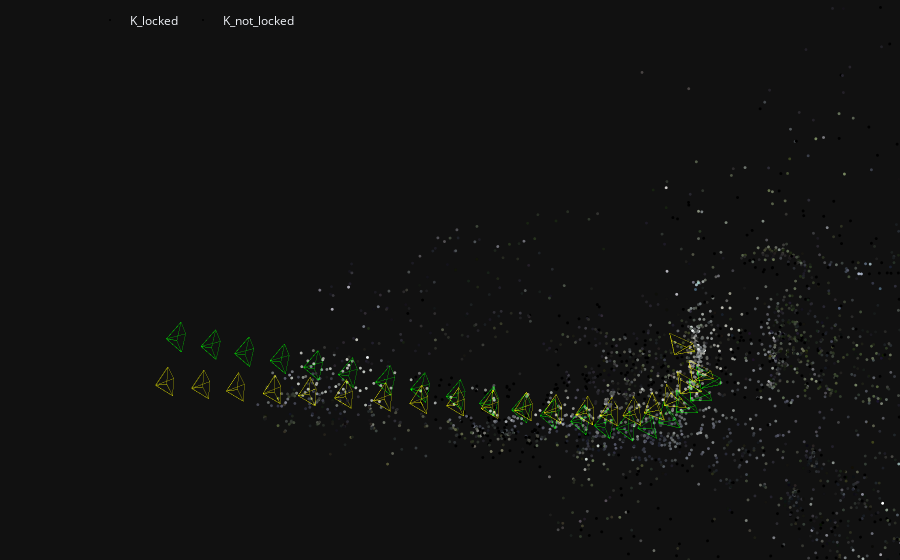

Write notebook code for a chart like this one.
### Markdown cell above
We now plot the reconstructions side-by-side. We can click on the legend entries to toggle them.

### Code cell
fig3d = init_figure()
args = dict(max_reproj_error=3.0, min_track_length=2, cs=1)
plot_reconstruction(fig3d, K_locked, color='rgba(0, 255, 0, 0.5)', name="K_locked", **args)
plot_reconstruction(fig3d, K_not_locked, color='rgba(255, 255, 0, 0.5)', name="K_not_locked", **args)

fig3d.show()

### Figure 1 — Plotly figure (JSON) as saved in the notebook; plotly's stock layout.template omitted (floating-point values rounded to 4 significant figures; data arrays with more than 128 entries replaced by an {"elided": "..."} marker saying what was removed)
{"data": [{"legendgroup": "K_locked", "marker": {"color": {"elided": "1663x3 int values"}, "line": {"width": 0}, "size": 1}, "mode": "markers", "name": "K_locked", "type": "scatter3d", "visible": true, "x": {"elided": "1663 float values"}, "y": {"elided": "1663 float values"}, "z": {"elided": "1663 float values"}}, {"hovertemplate": "Image:<br>\timage_id = 20<br>\tcamera_id = 1<br>\tname = masked_images/119_left.jpg<br>\ttriangulated = 96/1054<br>\ttvec = [ -2.6347 0.603014  -2.1205]<br>\tqvec = [  0.898082 -0.0188638   0.377128   0.225535]", "legendgroup": "K_locked", "line": {"color": "rgba(0, 255, 0, 0.5)", "width": 1}, "mode": "lines", "name": "20", "showlegend": false, "type": "scatter3d", "visible": true, "x": [-0.07292, -0.46, -0.1709, -0.07292, -0.1709, -0.06218, -0.07292, -0.06218, -0.3512, -0.07292, -0.3512, -0.46], "y": [-1.357, -1.346, -1.543, -1.357, -1.543, -1.294, -1.357, -1.294, -1.096, -1.357, -1.096, -1.346], "z": [3.155, 3.165, 3.48, 3.155, 3.48, 3.537, 3.155, 3.537, 3.222, 3.155, 3.222, 3.165]}, {"hovertemplate": "Image:<br>\timage_id = 19<br>\tcamera_id = 1<br>\tname = masked_images/118_left.jpg<br>\ttriangulated = 193/1094<br>\ttvec = [-2.17547 0.632003 -2.25057]<br>\tqvec = [  0.939626 -0.0245405   0.283987   0.189345]", "legendgroup": "K_locked", "line": {"color": "rgba(0, 255, 0, 0.5)", "width": 1}, "mode": "lines", "name": "19", "showlegend": false, "type": "scatter3d", "visible": true, "x": [0.2305, -0.1466, 0.2146, 0.2305, 0.2146, 0.3097, 0.2305, 0.3097, -0.05151, 0.2305, -0.05151, -0.1466], "y": [-1.252, -1.277, -1.451, -1.252, -1.451, -1.193, -1.252, -1.193, -1.019, -1.252, -1.019, -1.277], "z": [2.929, 3.013, 3.26, 2.929, 3.26, 3.303, 2.929, 3.303, 3.056, 2.929, 3.056, 3.013]}, {"hovertemplate": "Image:<br>\timage_id = 18<br>\tcamera_id = 1<br>\tname = masked_images/117_left.jpg<br>\ttriangulated = 247/1037<br>\ttvec = [-1.98707 0.624708 -2.05101]<br>\tqvec = [  0.956316 -0.0165943   0.243714   0.160585]", "legendgroup": "K_locked", "line": {"color": "rgba(0, 255, 0, 0.5)", "width": 1}, "mode": "lines", "name": "18", "showlegend": false, "type": "scatter3d", "visible": true, "x": [0.4947, 0.1285, 0.5192, 0.4947, 0.5192, 0.6023, 0.4947, 0.6023, 0.2116, 0.4947, 0.2116, 0.1285], "y": [-1.123, -1.168, -1.316, -1.123, -1.316, -1.053, -1.123, -1.053, -0.9043, -1.123, -0.9043, -1.168], "z": [2.653, 2.771, 2.988, 2.653, 2.988, 3.019, 2.653, 3.019, 2.802, 2.653, 2.802, 2.771]}, {"hovertemplate": "Image:<br>\timage_id = 17<br>\tcamera_id = 1<br>\tname = masked_images/116_left.jpg<br>\ttriangulated = 275/1026<br>\ttvec = [-1.42714 0.657338 -2.10031]<br>\tqvec = [  0.987824 -0.0214972   0.118827  0.0980877]", "legendgroup": "K_locked", "line": {"color": "rgba(0, 255, 0, 0.5)", "width": 1}, "mode": "lines", "name": "17", "showlegend": false, "type": "scatter3d", "visible": true, "x": [0.7334, 0.4173, 0.8659, 0.7334, 0.8659, 0.9184, 0.7334, 0.9184, 0.4698, 0.7334, 0.4698, 0.4173], "y": [-0.9682, -1.063, -1.157, -0.9682, -1.157, -0.884, -0.9682, -0.884, -0.7903, -0.9682, -0.7903, -1.063], "z": [2.325, 2.528, 2.636, 2.325, 2.636, 2.655, 2.325, 2.655, 2.546, 2.325, 2.546, 2.528]}, {"hovertemplate": "Image:<br>\timage_id = 16<br>\tcamera_id = 1<br>\tname = masked_images/115_left.jpg<br>\ttriangulated = 292/882<br>\ttvec = [-0.731398  0.623942  -2.07614]<br>\tqvec = [  0.998246 -0.0280255 -0.0394399  0.0341174]", "legendgroup": "K_locked", "line": {"color": "rgba(0, 255, 0, 0.5)", "width": 1}, "mode": "lines", "name": "16", "showlegend": false, "type": "scatter3d", "visible": true, "x": [0.843, 0.6202, 1.089, 0.843, 1.089, 1.108, 0.843, 1.108, 0.6397, 0.843, 0.6397, 0.6202], "y": [-0.7915, -0.9305, -0.9616, -0.7915, -0.9616, -0.6846, -0.7915, -0.6846, -0.6535, -0.7915, -0.6535, -0.9305], "z": [1.974, 2.259, 2.221, 1.974, 2.221, 2.236, 1.974, 2.236, 2.274, 1.974, 2.274, 2.259]}, {"hovertemplate": "Image:<br>\timage_id = 15<br>\tcamera_id = 1<br>\tname = masked_images/114_left.jpg<br>\ttriangulated = 361/983<br>\ttvec = [-0.364411  0.518542  -1.82993]<br>\tqvec = [   0.990966  -0.0285037   -0.130945 -0.00520071]", "legendgroup": "K_locked", "line": {"color": "rgba(0, 255, 0, 0.5)", "width": 1}, "mode": "lines", "name": "15", "showlegend": false, "type": "scatter3d", "visible": true, "x": [0.8288, 0.6731, 1.128, 0.8288, 1.128, 1.127, 0.8288, 1.127, 0.6723, 0.8288, 0.6723, 0.6731], "y": [-0.6121, -0.7702, -0.7618, -0.6121, -0.7618, -0.4842, -0.6121, -0.4842, -0.4926, -0.6121, -0.4926, -0.7702], "z": [1.64, 1.957, 1.835, 1.64, 1.835, 1.851, 1.64, 1.851, 1.973, 1.64, 1.973, 1.957]}, {"hovertemplate": "Image:<br>\timage_id = 14<br>\tcamera_id = 1<br>\tname = masked_images/113_left.jpg<br>\ttriangulated = 357/1056<br>\ttvec = [-0.255049     0.389  -1.49044]<br>\tqvec = [  0.986379 -0.0267943  -0.159085 -0.0320915]", "legendgroup": "K_locked", "line": {"color": "rgba(0, 255, 0, 0.5)", "width": 1}, "mode": "lines", "name": "14", "showlegend": false, "type": "scatter3d", "visible": true, "x": [0.7332, 0.6044, 1.05, 0.7332, 1.05, 1.035, 0.7332, 1.035, 0.5891, 0.7332, 0.5891, 0.6044], "y": [-0.4329, -0.6001, -0.5662, -0.4329, -0.5662, -0.2891, -0.4329, -0.2891, -0.3229, -0.4329, -0.3229, -0.6001], "z": [1.309, 1.633, 1.486, 1.309, 1.486, 1.504, 1.309, 1.504, 1.651, 1.309, 1.651, 1.633]}, {"hovertemplate": "Image:<br>\timage_id = 1<br>\tcamera_id = 1<br>\tname = masked_images/100_left.jpg<br>\ttriangulated = 172/1391<br>\ttvec = [-0.236785  -2.79381   5.41514]<br>\tqvec = [   0.98431 -0.0343604  -0.166336 -0.0477963]", "legendgroup": "K_locked", "line": {"color": "rgba(0, 255, 0, 0.5)", "width": 1}, "mode": "lines", "name": "1", "showlegend": false, "type": "scatter3d", "visible": true, "x": [-1.799, -1.918, -1.476, -1.799, -1.476, -1.499, -1.799, -1.499, -1.941, -1.799, -1.941, -1.918], "y": [3.08, 2.902, 2.952, 3.08, 2.952, 3.228, 3.08, 3.228, 3.179, 3.08, 3.179, 2.902], "z": [-4.946, -4.623, -4.776, -4.946, -4.776, -4.752, -4.946, -4.752, -4.6, -4.946, -4.6, -4.623]}, {"hovertemplate": "Image:<br>\timage_id = 2<br>\tcamera_id = 1<br>\tname = masked_images/101_left.jpg<br>\ttriangulated = 229/1257<br>\ttvec = [-0.258355  -2.52308   4.85955]<br>\tqvec = [  0.984192 -0.0358461  -0.165536 -0.0517663]", "legendgroup": "K_locked", "line": {"color": "rgba(0, 255, 0, 0.5)", "width": 1}, "mode": "lines", "name": "2", "showlegend": false, "type": "scatter3d", "visible": true, "x": [-1.586, -1.704, -1.262, -1.586, -1.262, -1.287, -1.586, -1.287, -1.729, -1.586, -1.729, -1.704], "y": [2.792, 2.613, 2.666, 2.792, 2.666, 2.942, 2.792, 2.942, 2.889, 2.792, 2.889, 2.613], "z": [-4.443, -4.12, -4.272, -4.443, -4.272, -4.248, -4.443, -4.248, -4.096, -4.443, -4.096, -4.12]}, {"hovertemplate": "Image:<br>\timage_id = 3<br>\tcamera_id = 1<br>\tname = masked_images/102_left.jpg<br>\ttriangulated = 226/1280<br>\ttvec = [-0.227638  -2.27634   4.31673]<br>\tqvec = [  0.984871 -0.0355416  -0.161388 -0.0521498]", "legendgroup": "K_locked", "line": {"color": "rgba(0, 255, 0, 0.5)", "width": 1}, "mode": "lines", "name": "3", "showlegend": false, "type": "scatter3d", "visible": true, "x": [-1.381, -1.502, -1.059, -1.381, -1.059, -1.084, -1.381, -1.084, -1.528, -1.381, -1.528, -1.502], "y": [2.514, 2.334, 2.388, 2.514, 2.388, 2.664, 2.514, 2.664, 2.61, 2.514, 2.61, 2.334], "z": [-3.955, -3.634, -3.782, -3.955, -3.782, -3.757, -3.955, -3.757, -3.609, -3.955, -3.609, -3.634]}, {"hovertemplate": "Image:<br>\timage_id = 4<br>\tcamera_id = 1<br>\tname = masked_images/103_left.jpg<br>\ttriangulated = 210/1386<br>\ttvec = [-0.17403 -2.01891  3.74231]<br>\tqvec = [  0.985821 -0.0342063   -0.15715 -0.0478679]", "legendgroup": "K_locked", "line": {"color": "rgba(0, 255, 0, 0.5)", "width": 1}, "mode": "lines", "name": "4", "showlegend": false, "type": "scatter3d", "visible": true, "x": [-1.176, -1.301, -0.8557, -1.176, -0.8557, -0.879, -1.176, -0.879, -1.324, -1.176, -1.324, -1.301], "y": [2.219, 2.042, 2.092, 2.219, 2.092, 2.368, 2.219, 2.368, 2.318, 2.219, 2.318, 2.042], "z": [-3.436, -3.115, -3.259, -3.436, -3.259, -3.236, -3.436, -3.236, -3.092, -3.436, -3.092, -3.115]}, {"hovertemplate": "Image:<br>\timage_id = 5<br>\tcamera_id = 1<br>\tname = masked_images/104_left.jpg<br>\ttriangulated = 185/1284<br>\ttvec = [-0.187642   -1.7693   3.20188]<br>\tqvec = [   0.98554 -0.0340666  -0.159305 -0.0466135]", "legendgroup": "K_locked", "line": {"color": "rgba(0, 255, 0, 0.5)", "width": 1}, "mode": "lines", "name": "5", "showlegend": false, "type": "scatter3d", "visible": true, "x": [-0.9816, -1.106, -0.6609, -0.9816, -0.6609, -0.6834, -0.9816, -0.6834, -1.128, -0.9816, -1.128, -1.106], "y": [1.944, 1.768, 1.816, 1.944, 1.816, 2.092, 1.944, 2.092, 2.044, 1.944, 2.044, 1.768], "z": [-2.945, -2.624, -2.77, -2.945, -2.77, -2.747, -2.945, -2.747, -2.601, -2.945, -2.601, -2.624]}, {"hovertemplate": "Image:<br>\timage_id = 6<br>\tcamera_id = 1<br>\tname = masked_images/105_left.jpg<br>\ttriangulated = 177/1321<br>\ttvec = [-0.215679  -1.51412   2.64062]<br>\tqvec = [  0.985005 -0.0333304  -0.162325 -0.0480104]", "legendgroup": "K_locked", "line": {"color": "rgba(0, 255, 0, 0.5)", "width": 1}, "mode": "lines", "name": "6", "showlegend": false, "type": "scatter3d", "visible": true, "x": [-0.7764, -0.8981, -0.4542, -0.7764, -0.4542, -0.4774, -0.7764, -0.4774, -0.9214, -0.7764, -0.9214, -0.8981], "y": [1.659, 1.482, 1.532, 1.659, 1.532, 1.808, 1.659, 1.808, 1.758, 1.659, 1.758, 1.482], "z": [-2.441, -2.118, -2.267, -2.441, -2.267, -2.245, -2.441, -2.245, -2.096, -2.441, -2.096, -2.118]}, {"hovertemplate": "Image:<br>\timage_id = 7<br>\tcamera_id = 1<br>\tname = masked_images/106_left.jpg<br>\ttriangulated = 210/1324<br>\ttvec = [-0.235096  -1.23232   2.03564]<br>\tqvec = [  0.984593 -0.0339657  -0.164248 -0.0494557]", "legendgroup": "K_locked", "line": {"color": "rgba(0, 255, 0, 0.5)", "width": 1}, "mode": "lines", "name": "7", "showlegend": false, "type": "scatter3d", "visible": true, "x": [-0.5502, -0.6702, -0.227, -0.5502, -0.227, -0.251, -0.5502, -0.251, -0.6942, -0.5502, -0.6942, -0.6702], "y": [1.352, 1.175, 1.226, 1.352, 1.226, 1.502, 1.352, 1.502, 1.451, 1.352, 1.451, 1.175], "z": [-1.894, -1.571, -1.722, -1.894, -1.722, -1.699, -1.894, -1.699, -1.548, -1.894, -1.548, -1.571]}, {"hovertemplate": "Image:<br>\timage_id = 8<br>\tcamera_id = 1<br>\tname = masked_images/107_left.jpg<br>\ttriangulated = 269/1390<br>\ttvec = [-0.222384  -0.97348   1.47339]<br>\tqvec = [  0.985171 -0.0337448  -0.161535 -0.0469609]", "legendgroup": "K_locked", "line": {"color": "rgba(0, 255, 0, 0.5)", "width": 1}, "mode": "lines", "name": "8", "showlegend": false, "type": "scatter3d", "visible": true, "x": [-0.3433, -0.4659, -0.02161, -0.3433, -0.02161, -0.04431, -0.3433, -0.04431, -0.4886, -0.3433, -0.4886, -0.4659], "y": [1.066, 0.889, 0.9377, 1.066, 0.9377, 1.214, 1.066, 1.214, 1.165, 1.066, 1.165, 0.889], "z": [-1.384, -1.062, -1.21, -1.384, -1.21, -1.187, -1.384, -1.187, -1.039, -1.384, -1.039, -1.062]}, {"hovertemplate": "Image:<br>\timage_id = 9<br>\tcamera_id = 1<br>\tname = masked_images/108_left.jpg<br>\ttriangulated = 264/1377<br>\ttvec = [-0.220331 -0.708594  0.900316]<br>\tqvec = [  0.985475 -0.0333554  -0.159946 -0.0462904]", "legendgroup": "K_locked", "line": {"color": "rgba(0, 255, 0, 0.5)", "width": 1}, "mode": "lines", "name": "9", "showlegend": false, "type": "scatter3d", "visible": true, "x": [-0.1356, -0.2595, 0.1854, -0.1356, 0.1854, 0.163, -0.1356, 0.163, -0.2819, -0.1356, -0.2819, -0.2595], "y": [0.7723, 0.5962, 0.6442, 0.7723, 0.6442, 0.9205, 0.7723, 0.9205, 0.8725, 0.7723, 0.8725, 0.5962], "z": [-0.8639, -0.542, -0.689, -0.8639, -0.689, -0.6666, -0.8639, -0.6666, -0.5196, -0.8639, -0.5196, -0.542]}, {"hovertemplate": "Image:<br>\timage_id = 10<br>\tcamera_id = 1<br>\tname = masked_images/109_left.jpg<br>\ttriangulated = 308/1325<br>\ttvec = [-0.234857 -0.461305  0.361011]<br>\tqvec = [  0.984953 -0.0320758  -0.162191 -0.0503238]", "legendgroup": "K_locked", "line": {"color": "rgba(0, 255, 0, 0.5)", "width": 1}, "mode": "lines", "name": "10", "showlegend": false, "type": "scatter3d", "visible": true, "x": [0.06387, -0.05715, 0.3866, 0.06387, 0.3866, 0.362, 0.06387, 0.362, -0.08183, 0.06387, -0.08183, -0.05715], "y": [0.5007, 0.324, 0.3755, 0.5007, 0.3755, 0.6517, 0.5007, 0.6517, 0.6001, 0.5007, 0.6001, 0.324], "z": [-0.3789, -0.05614, -0.2051, -0.3789, -0.2051, -0.183, -0.3789, -0.183, -0.03403, -0.3789, -0.03403, -0.05614]}, {"hovertemplate": "Image:<br>\timage_id = 11<br>\tcamera_id = 1<br>\tname = masked_images/110_left.jpg<br>\ttriangulated = 351/1196<br>\ttvec = [-0.237541 -0.221221 -0.161552]<br>\tqvec = [  0.984742 -0.0305728  -0.164256 -0.0486725]", "legendgroup": "K_locked", "line": {"color": "rgba(0, 255, 0, 0.5)", "width": 1}, "mode": "lines", "name": "11", "showlegend": false, "type": "scatter3d", "visible": true, "x": [0.2574, 0.1372, 0.5805, 0.2574, 0.5805, 0.5566, 0.2574, 0.5566, 0.1133, 0.2574, 0.1133, 0.1372], "y": [0.2378, 0.06257, 0.1124, 0.2378, 0.1124, 0.3887, 0.2378, 0.3887, 0.3388, 0.2378, 0.3388, 0.06257], "z": [0.09325, 0.4171, 0.2662, 0.09325, 0.2662, 0.2874, 0.09325, 0.2874, 0.4383, 0.09325, 0.4383, 0.4171]}, {"hovertemplate": "Image:<br>\timage_id = 12<br>\tcamera_id = 1<br>\tname = masked_images/111_left.jpg<br>\ttriangulated = 351/1266<br>\ttvec = [   -0.23833 -0.00997698   -0.620984]<br>\tqvec = [  0.984751 -0.0317857  -0.164803 -0.0457832]", "legendgroup": "K_locked", "line": {"color": "rgba(0, 255, 0, 0.5)", "width": 1}, "mode": "lines", "name": "12", "showlegend": false, "type": "scatter3d", "visible": true, "x": [0.427, 0.3062, 0.7496, 0.427, 0.7496, 0.7274, 0.427, 0.7274, 0.284, 0.427, 0.284, 0.3062], "y": [0.004398, -0.1705, -0.1231, 0.004398, -0.1231, 0.1533, 0.004398, 0.1533, 0.1059, 0.004398, 0.1059, -0.1705], "z": [0.5101, 0.8339, 0.6824, 0.5101, 0.6824, 0.704, 0.5101, 0.704, 0.8555, 0.5101, 0.8555, 0.8339]}, {"hovertemplate": "Image:<br>\timage_id = 13<br>\tcamera_id = 1<br>\tname = masked_images/112_left.jpg<br>\ttriangulated = 373/1325<br>\ttvec = [-0.243488  0.223148  -1.11377]<br>\tqvec = [  0.985307 -0.0277598  -0.162671 -0.0440191]", "legendgroup": "K_locked", "line": {"color": "rgba(0, 255, 0, 0.5)", "width": 1}, "mode": "lines", "name": "13", "showlegend": false, "type": "scatter3d", "visible": true, "x": [0.6068, 0.4841, 0.9283, 0.6068, 0.9283, 0.9067, 0.6068, 0.9067, 0.4625, 0.6068, 0.4625, 0.4841], "y": [-0.2436, -0.4155, -0.3704, -0.2436, -0.3704, -0.09382, -0.2436, -0.09382, -0.1389, -0.2436, -0.1389, -0.4155], "z": [0.9603, 1.285, 1.135, 0.9603, 1.135, 1.154, 0.9603, 1.154, 1.304, 0.9603, 1.304, 1.285]}, {"legendgroup": "K_not_locked", "marker": {"color": {"elided": "1849x3 int values"}, "line": {"width": 0}, "size": 1}, "mode": "markers", "name": "K_not_locked", "type": "scatter3d", "visible": true, "x": {"elided": "1849 float values"}, "y": {"elided": "1849 float values"}, "z": {"elided": "1849 float values"}}, {"hovertemplate": "Image:<br>\timage_id = 20<br>\tcamera_id = 1<br>\tname = masked_images/119_left.jpg<br>\ttriangulated = 164/1054<br>\ttvec = [-1.72837 0.846657 -2.57959]<br>\tqvec = [  0.914297 -0.0121194   0.368698   0.167258]", "legendgroup": "K_not_locked", "line": {"color": "rgba(255, 255, 0, 0.5)", "width": 1}, "mode": "lines", "name": "20", "showlegend": false, "type": "scatter3d", "visible": true, "x": [-0.8392, -1.225, -0.9075, -0.8392, -0.9075, -0.8251, -0.8392, -0.8251, -1.142, -0.8392, -1.142, -1.225], "y": [-1.082, -1.111, -1.26, -1.082, -1.26, -0.9977, -1.082, -0.9977, -0.8492, -1.082, -0.8492, -1.111], "z": [2.913, 2.933, 3.25, 2.913, 3.25, 3.29, 2.913, 3.29, 2.974, 2.913, 2.974, 2.933]}, {"hovertemplate": "Image:<br>\timage_id = 19<br>\tcamera_id = 1<br>\tname = masked_images/118_left.jpg<br>\ttriangulated = 276/1094<br>\ttvec = [-2.29932 0.627882 -2.24945]<br>\tqvec = [  0.921347 -0.0155899   0.354319   0.159172]", "legendgroup": "K_not_locked", "line": {"color": "rgba(255, 255, 0, 0.5)", "width": 1}, "mode": "lines", "name": "19", "showlegend": false, "type": "scatter3d", "visible": true, "x": [-0.05157, -0.4355, -0.1061, -0.05157, -0.1061, -0.02773, -0.05157, -0.02773, -0.3572, -0.05157, -0.3572, -0.4355], "y": [-1.106, -1.143, -1.287, -1.106, -1.287, -1.024, -1.106, -1.024, -0.88, -1.106, -0.88, -1.143], "z": [3.085, 3.117, 3.423, 3.085, 3.423, 3.462, 3.085, 3.462, 3.156, 3.085, 3.156, 3.117]}, {"hovertemplate": "Image:<br>\timage_id = 18<br>\tcamera_id = 1<br>\tname = masked_images/117_left.jpg<br>\ttriangulated = 318/1037<br>\ttvec = [-2.10791 0.625475  -2.0571]<br>\tqvec = [   0.940153 -0.00439939    0.314101    0.132036]", "legendgroup": "K_not_locked", "line": {"color": "rgba(255, 255, 0, 0.5)", "width": 1}, "mode": "lines", "name": "18", "showlegend": false, "type": "scatter3d", "visible": true, "x": [0.2476, -0.1296, 0.2327, 0.2476, 0.2327, 0.3008, 0.2476, 0.3008, -0.06144, 0.2476, -0.06144, -0.1296], "y": [-0.9792, -1.033, -1.152, -0.9792, -1.152, -0.884, -0.9792, -0.884, -0.7656, -0.9792, -0.7656, -1.033], "z": [2.837, 2.905, 3.183, 2.837, 3.183, 3.208, 2.837, 3.208, 2.93, 2.837, 2.93, 2.905]}, {"hovertemplate": "Image:<br>\timage_id = 17<br>\tcamera_id = 1<br>\tname = masked_images/116_left.jpg<br>\ttriangulated = 337/1026<br>\ttvec = [-1.54172 0.670443 -2.13161]<br>\tqvec = [   0.979234 -0.00139433    0.189402   0.0722933]", "legendgroup": "K_not_locked", "line": {"color": "rgba(255, 255, 0, 0.5)", "width": 1}, "mode": "lines", "name": "17", "showlegend": false, "type": "scatter3d", "visible": true, "x": [0.5293, 0.1916, 0.6247, 0.5293, 0.6247, 0.6638, 0.5293, 0.6638, 0.2308, 0.5293, 0.2308, 0.1916], "y": [-0.83, -0.927, -0.9941, -0.83, -0.9941, -0.7194, -0.83, -0.7194, -0.6524, -0.83, -0.6524, -0.927], "z": [2.53, 2.692, 2.867, 2.53, 2.867, 2.876, 2.53, 2.876, 2.701, 2.53, 2.701, 2.692]}, {"hovertemplate": "Image:<br>\timage_id = 16<br>\tcamera_id = 1<br>\tname = masked_images/115_left.jpg<br>\ttriangulated = 336/882<br>\ttvec = [-0.827213  0.646312  -2.13583]<br>\tqvec = [   0.999483 1.34884e-05   0.0296699   0.0123559]", "legendgroup": "K_not_locked", "line": {"color": "rgba(255, 255, 0, 0.5)", "width": 1}, "mode": "lines", "name": "16", "showlegend": false, "type": "scatter3d", "visible": true, "x": [0.6829, 0.4278, 0.8986, 0.6829, 0.8986, 0.9055, 0.6829, 0.9055, 0.4346, 0.6829, 0.4346, 0.4278], "y": [-0.6649, -0.7976, -0.8093, -0.6649, -0.8093, -0.5318, -0.6649, -0.5318, -0.5201, -0.6649, -0.5201, -0.7976], "z": [2.181, 2.44, 2.468, 2.181, 2.468, 2.468, 2.181, 2.468, 2.44, 2.181, 2.44, 2.44]}, {"hovertemplate": "Image:<br>\timage_id = 15<br>\tcamera_id = 1<br>\tname = masked_images/114_left.jpg<br>\ttriangulated = 384/983<br>\ttvec = [-0.445586  0.544996  -1.89945]<br>\tqvec = [  0.997675 0.00395353 -0.0636045 -0.0241349]", "legendgroup": "K_not_locked", "line": {"color": "rgba(255, 255, 0, 0.5)", "width": 1}, "mode": "lines", "name": "15", "showlegend": false, "type": "scatter3d", "visible": true, "x": [0.7087, 0.5164, 0.9839, 0.7087, 0.9839, 0.9703, 0.7087, 0.9703, 0.5029, 0.7087, 0.5029, 0.5164], "y": [-0.5023, -0.6492, -0.6267, -0.5023, -0.6267, -0.3494, -0.5023, -0.3494, -0.3719, -0.5023, -0.3719, -0.6492], "z": [1.83, 2.132, 2.072, 1.83, 2.072, 2.071, 1.83, 2.071, 2.131, 1.83, 2.131, 2.132]}, {"hovertemplate": "Image:<br>\timage_id = 14<br>\tcamera_id = 1<br>\tname = masked_images/113_left.jpg<br>\ttriangulated = 368/1056<br>\ttvec = [-0.330252  0.416795  -1.55755]<br>\tqvec = [   0.99439 0.00793716 -0.0929205 -0.0499135]", "legendgroup": "K_not_locked", "line": {"color": "rgba(255, 255, 0, 0.5)", "width": 1}, "mode": "lines", "name": "14", "showlegend": false, "type": "scatter3d", "visible": true, "x": [0.6515, 0.4852, 0.9465, 0.6515, 0.9465, 0.9185, 0.6515, 0.9185, 0.4572, 0.6515, 0.4572, 0.4852], "y": [-0.3433, -0.4976, -0.4515, -0.3433, -0.4515, -0.1753, -0.3433, -0.1753, -0.2215, -0.3433, -0.2215, -0.4976], "z": [1.472, 1.786, 1.698, 1.472, 1.698, 1.696, 1.472, 1.696, 1.784, 1.472, 1.784, 1.786]}, {"hovertemplate": "Image:<br>\timage_id = 1<br>\tcamera_id = 1<br>\tname = masked_images/100_left.jpg<br>\ttriangulated = 168/1391<br>\ttvec = [-0.311566  -2.82586   5.48737]<br>\tqvec = [  0.992681 0.00194459  -0.101199 -0.0658711]", "legendgroup": "K_not_locked", "line": {"color": "rgba(255, 255, 0, 0.5)", "width": 1}, "mode": "lines", "name": "1", "showlegend": false, "type": "scatter3d", "visible": true, "x": [-1.169, -1.325, -0.8671, -1.169, -0.8671, -0.9035, -1.169, -0.9035, -1.362, -1.169, -1.362, -1.325], "y": [2.748, 2.584, 2.645, 2.748, 2.645, 2.921, 2.748, 2.921, 2.859, 2.748, 2.859, 2.584], "z": [-5.411, -5.097, -5.192, -5.411, -5.192, -5.189, -5.411, -5.189, -5.094, -5.411, -5.094, -5.097]}, {"hovertemplate": "Image:<br>\timage_id = 2<br>\tcamera_id = 1<br>\tname = masked_images/101_left.jpg<br>\ttriangulated = 231/1257<br>\ttvec = [-0.332764  -2.54953   4.92209]<br>\tqvec = [   0.992482 0.000699408     -0.1004  -0.0699945]", "legendgroup": "K_not_locked", "line": {"color": "rgba(255, 255, 0, 0.5)", "width": 1}, "mode": "lines", "name": "2", "showlegend": false, "type": "scatter3d", "visible": true, "x": [-1.012, -1.167, -0.7096, -1.012, -0.7096, -0.7482, -1.012, -0.7482, -1.206, -1.012, -1.206, -1.167], "y": [2.495, 2.329, 2.394, 2.495, 2.394, 2.669, 2.495, 2.669, 2.604, 2.495, 2.604, 2.329], "z": [-4.857, -4.543, -4.638, -4.857, -4.638, -4.634, -4.857, -4.634, -4.54, -4.857, -4.54, -4.543]}, {"hovertemplate": "Image:<br>\timage_id = 3<br>\tcamera_id = 1<br>\tname = masked_images/102_left.jpg<br>\ttriangulated = 233/1280<br>\ttvec = [-0.300628   -2.2984   4.37193]<br>\tqvec = [   0.992873 0.000864854  -0.0961908  -0.0703509]", "legendgroup": "K_not_locked", "line": {"color": "rgba(255, 255, 0, 0.5)", "width": 1}, "mode": "lines", "name": "3", "showlegend": false, "type": "scatter3d", "visible": true, "x": [-0.8639, -1.021, -0.5631, -0.8639, -0.5631, -0.6019, -0.8639, -0.6019, -1.06, -0.8639, -1.06, -1.021], "y": [2.251, 2.085, 2.151, 2.251, 2.151, 2.425, 2.251, 2.425, 2.36, 2.251, 2.36, 2.085], "z": [-4.321, -4.009, -4.099, -4.321, -4.099, -4.096, -4.321, -4.096, -4.006, -4.321, -4.006, -4.009]}, {"hovertemplate": "Image:<br>\timage_id = 4<br>\tcamera_id = 1<br>\tname = masked_images/103_left.jpg<br>\ttriangulated = 198/1386<br>\ttvec = [-0.244637  -2.03785    3.7887]<br>\tqvec = [  0.993602 0.00198447 -0.0914582  -0.066225]", "legendgroup": "K_not_locked", "line": {"color": "rgba(255, 255, 0, 0.5)", "width": 1}, "mode": "lines", "name": "4", "showlegend": false, "type": "scatter3d", "visible": true, "x": [-0.7181, -0.88, -0.4202, -0.7181, -0.4202, -0.4569, -0.7181, -0.4569, -0.9167, -0.7181, -0.9167, -0.88], "y": [1.991, 1.827, 1.889, 1.991, 1.889, 2.164, 1.991, 2.164, 2.102, 1.991, 2.102, 1.827], "z": [-3.753, -3.442, -3.528, -3.753, -3.528, -3.526, -3.753, -3.526, -3.44, -3.753, -3.44, -3.442]}, {"hovertemplate": "Image:<br>\timage_id = 5<br>\tcamera_id = 1<br>\tname = masked_images/104_left.jpg<br>\ttriangulated = 243/1284<br>\ttvec = [-0.260277  -1.78113   3.23115]<br>\tqvec = [  0.993463 0.00187455 -0.0938341 -0.0649788]", "legendgroup": "K_not_locked", "line": {"color": "rgba(255, 255, 0, 0.5)", "width": 1}, "mode": "lines", "name": "5", "showlegend": false, "type": "scatter3d", "visible": true, "x": [-0.5787, -0.7396, -0.28, -0.5787, -0.28, -0.316, -0.5787, -0.316, -0.7755, -0.5787, -0.7755, -0.7396], "y": [1.748, 1.585, 1.645, 1.748, 1.645, 1.921, 1.748, 1.921, 1.86, 1.748, 1.86, 1.585], "z": [-3.208, -2.896, -2.984, -3.208, -2.984, -2.982, -3.208, -2.982, -2.894, -3.208, -2.894, -2.896]}, {"hovertemplate": "Image:<br>\timage_id = 6<br>\tcamera_id = 1<br>\tname = masked_images/105_left.jpg<br>\ttriangulated = 164/1321<br>\ttvec = [-0.287815   -1.5205   2.65252]<br>\tqvec = [  0.993083 0.00261937 -0.0971256 -0.0659297]", "legendgroup": "K_not_locked", "line": {"color": "rgba(255, 255, 0, 0.5)", "width": 1}, "mode": "lines", "name": "6", "showlegend": false, "type": "scatter3d", "visible": true, "x": [-0.4308, -0.5892, -0.1304, -0.4308, -0.1304, -0.1669, -0.4308, -0.1669, -0.6257, -0.4308, -0.6257, -0.5892], "y": [1.497, 1.334, 1.395, 1.497, 1.395, 1.67, 1.497, 1.67, 1.609, 1.497, 1.609, 1.334], "z": [-2.647, -2.333, -2.425, -2.647, -2.425, -2.422, -2.647, -2.422, -2.331, -2.647, -2.331, -2.333]}, {"hovertemplate": "Image:<br>\timage_id = 7<br>\tcamera_id = 1<br>\tname = masked_images/106_left.jpg<br>\ttriangulated = 245/1324<br>\ttvec = [-0.307212  -1.23306   2.03453]<br>\tqvec = [  0.992795 0.00219708 -0.0991261 -0.0672909]", "legendgroup": "K_not_locked", "line": {"color": "rgba(255, 255, 0, 0.5)", "width": 1}, "mode": "lines", "name": "7", "showlegend": false, "type": "scatter3d", "visible": true, "x": [-0.2667, -0.4235, 0.0348, -0.2667, 0.0348, -0.002409, -0.2667, -0.002409, -0.4607, -0.2667, -0.4607, -0.4235], "y": [1.227, 1.063, 1.126, 1.227, 1.126, 1.401, 1.227, 1.401, 1.338, 1.227, 1.338, 1.063], "z": [-2.044, -1.73, -1.823, -2.044, -1.823, -1.821, -2.044, -1.821, -1.728, -2.044, -1.728, -1.73]}, {"hovertemplate": "Image:<br>\timage_id = 8<br>\tcamera_id = 1<br>\tname = masked_images/107_left.jpg<br>\ttriangulated = 282/1390<br>\ttvec = [-0.294471 -0.968991   1.45942]<br>\tqvec = [  0.993225 0.00209772 -0.0964813 -0.0647398]", "legendgroup": "K_not_locked", "line": {"color": "rgba(255, 255, 0, 0.5)", "width": 1}, "mode": "lines", "name": "8", "showlegend": false, "type": "scatter3d", "visible": true, "x": [-0.1178, -0.2771, 0.182, -0.1178, 0.182, 0.1462, -0.1178, 0.1462, -0.3129, -0.1178, -0.3129, -0.2771], "y": [0.9743, 0.811, 0.8715, 0.9743, 0.8715, 1.147, 0.9743, 1.147, 1.086, 0.9743, 1.086, 0.811], "z": [-1.481, -1.168, -1.259, -1.481, -1.259, -1.256, -1.481, -1.256, -1.166, -1.481, -1.166, -1.168]}, {"hovertemplate": "Image:<br>\timage_id = 9<br>\tcamera_id = 1<br>\tname = masked_images/108_left.jpg<br>\ttriangulated = 261/1377<br>\ttvec = [-0.292702 -0.699569  0.875537]<br>\tqvec = [  0.993429 0.00243283 -0.0948449 -0.0640061]", "legendgroup": "K_not_locked", "line": {"color": "rgba(255, 255, 0, 0.5)", "width": 1}, "mode": "lines", "name": "9", "showlegend": false, "type": "scatter3d", "visible": true, "x": [0.03103, -0.1295, 0.33, 0.03103, 0.33, 0.2946, 0.03103, 0.2946, -0.1649, 0.03103, -0.1649, -0.1295], "y": [0.7161, 0.5532, 0.6129, 0.7161, 0.6129, 0.8882, 0.7161, 0.8882, 0.8285, 0.7161, 0.8285, 0.5532], "z": [-0.9099, -0.5976, -0.6867, -0.9099, -0.6867, -0.6846, -0.9099, -0.6846, -0.5956, -0.9099, -0.5956, -0.5976]}, {"hovertemplate": "Image:<br>\timage_id = 10<br>\tcamera_id = 1<br>\tname = masked_images/109_left.jpg<br>\ttriangulated = 292/1325<br>\ttvec = [-0.307812 -0.447508  0.326916]<br>\tqvec = [  0.992946  0.0039799 -0.0970645 -0.0679828]", "legendgroup": "K_not_locked", "line": {"color": "rgba(255, 255, 0, 0.5)", "width": 1}, "mode": "lines", "name": "10", "showlegend": false, "type": "scatter3d", "visible": true, "x": [0.1756, 0.01773, 0.4763, 0.1756, 0.4763, 0.4386, 0.1756, 0.4386, -0.01996, 0.1756, -0.01996, 0.01773], "y": [0.4778, 0.3144, 0.3777, 0.4778, 0.3777, 0.6527, 0.4778, 0.6527, 0.5894, 0.4778, 0.5894, 0.3144], "z": [-0.3779, -0.06447, -0.1557, -0.3779, -0.1557, -0.1542, -0.3779, -0.1542, -0.063, -0.3779, -0.063, -0.06447]}, {"hovertemplate": "Image:<br>\timage_id = 11<br>\tcamera_id = 1<br>\tname = masked_images/110_left.jpg<br>\ttriangulated = 352/1196<br>\ttvec = [-0.310685 -0.203005 -0.204449]<br>\tqvec = [  0.992857 0.00539275  -0.098954 -0.0664415]", "legendgroup": "K_not_locked", "line": {"color": "rgba(255, 255, 0, 0.5)", "width": 1}, "mode": "lines", "name": "11", "showlegend": false, "type": "scatter3d", "visible": true, "x": [0.3149, 0.1577, 0.6161, 0.3149, 0.6161, 0.5792, 0.3149, 0.5792, 0.1208, 0.3149, 0.1208, 0.1577], "y": [0.2467, 0.08483, 0.1466, 0.2467, 0.1466, 0.4217, 0.2467, 0.4217, 0.36, 0.2467, 0.36, 0.08483], "z": [0.1397, 0.4542, 0.3611, 0.1397, 0.3611, 0.3618, 0.1397, 0.3618, 0.4549, 0.1397, 0.4549, 0.4542]}, {"hovertemplate": "Image:<br>\timage_id = 12<br>\tcamera_id = 1<br>\tname = masked_images/111_left.jpg<br>\ttriangulated = 360/1266<br>\ttvec = [-0.311753 0.0116967  -0.67218]<br>\tqvec = [  0.992998  0.0039641 -0.0993364 -0.0638148]", "legendgroup": "K_not_locked", "line": {"color": "rgba(255, 255, 0, 0.5)", "width": 1}, "mode": "lines", "name": "12", "showlegend": false, "type": "scatter3d", "visible": true, "x": [0.4368, 0.279, 0.7377, 0.4368, 0.7377, 0.7023, 0.4368, 0.7023, 0.2436, 0.4368, 0.2436, 0.279], "y": [0.04148, -0.1203, -0.06084, 0.04148, -0.06084, 0.2145, 0.04148, 0.2145, 0.155, 0.04148, 0.155, -0.1203], "z": [0.5972, 0.9115, 0.8181, 0.5972, 0.8181, 0.8195, 0.5972, 0.8195, 0.9128, 0.5972, 0.9128, 0.9115]}, {"hovertemplate": "Image:<br>\timage_id = 13<br>\tcamera_id = 1<br>\tname = masked_images/112_left.jpg<br>\ttriangulated = 374/1325<br>\ttvec = [-0.317478  0.249141  -1.17387]<br>\tqvec = [  0.993336 0.00780895 -0.0970034 -0.0617473]", "legendgroup": "K_not_locked", "line": {"color": "rgba(255, 255, 0, 0.5)", "width": 1}, "mode": "lines", "name": "13", "showlegend": false, "type": "scatter3d", "visible": true, "x": [0.5651, 0.4052, 0.8645, 0.5651, 0.8645, 0.83, 0.5651, 0.83, 0.3707, 0.5651, 0.3707, 0.4052], "y": [-0.1765, -0.3352, -0.2781, -0.1765, -0.2781, -0.002646, -0.1765, -0.002646, -0.05981, -0.1765, -0.05981, -0.3352], "z": [1.091, 1.406, 1.314, 1.091, 1.314, 1.313, 1.091, 1.313, 1.405, 1.091, 1.405, 1.406]}], "layout": {"autosize": true, "legend": {"orientation": "h", "x": 0.1, "xanchor": "left", "y": 0.99, "yanchor": "top"}, "margin": {"b": 0, "l": 0, "pad": 0, "r": 0, "t": 0}, "scene": {"aspectmode": "manual", "aspectratio": {"x": 6.469, "y": 3.984, "z": 8.877}, "camera": {"center": {"x": -0.3397, "y": 1.051, "z": -3.166}, "eye": {"x": -1.795, "y": -0.3066, "z": -3.387}, "projection": {"type": "orthographic"}, "up": {"x": -0.6598, "y": 0.6441, "z": 0.387}}, "dragmode": "orbit", "xaxis": {"autorange": true, "showbackground": false, "showgrid": false, "showline": false, "showticklabels": true, "type": "linear", "visible": false}, "yaxis": {"autorange": true, "showbackground": false, "showgrid": false, "showline": false, "showticklabels": true, "type": "linear", "visible": false}, "zaxis": {"autorange": true, "showbackground": false, "showgrid": false, "showline": false, "showticklabels": true, "type": "linear", "visible": false}}}}
